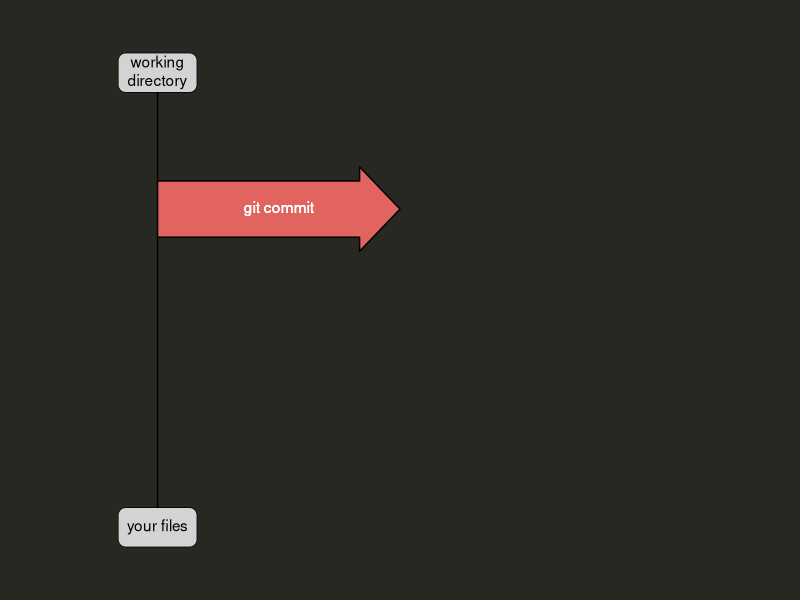
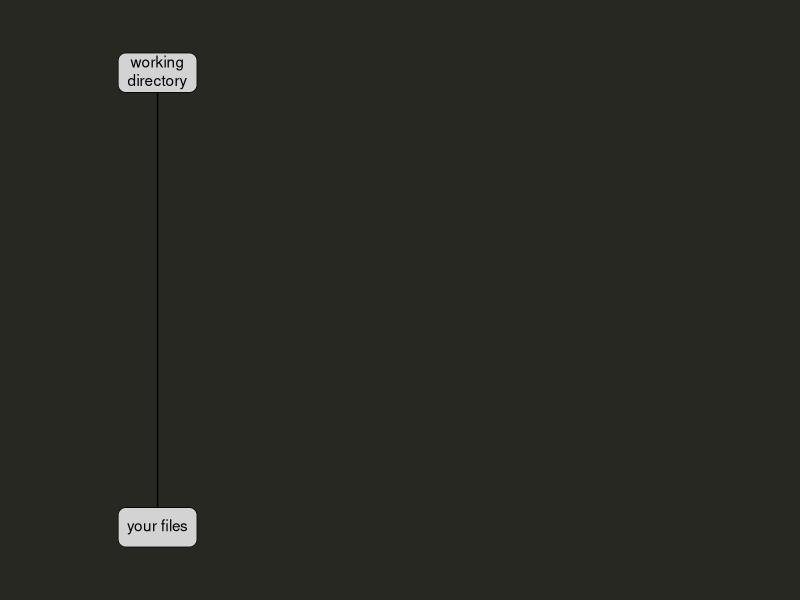
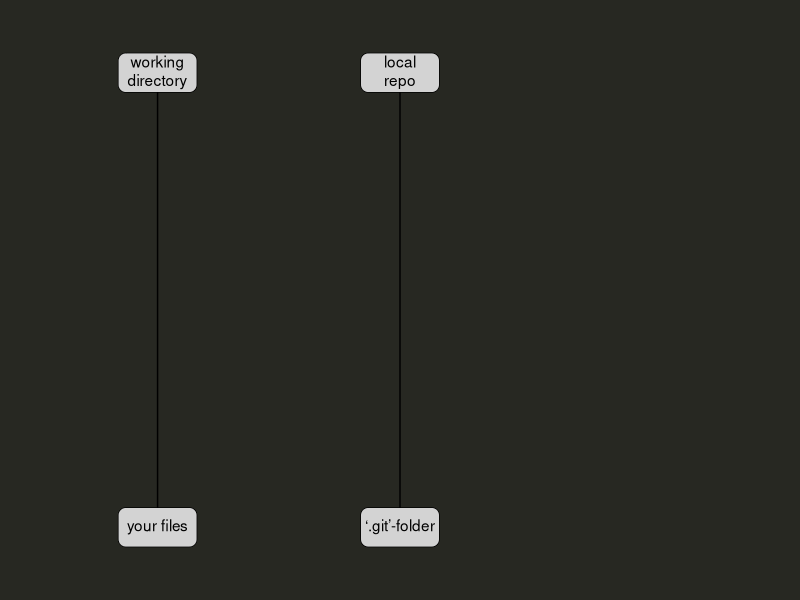
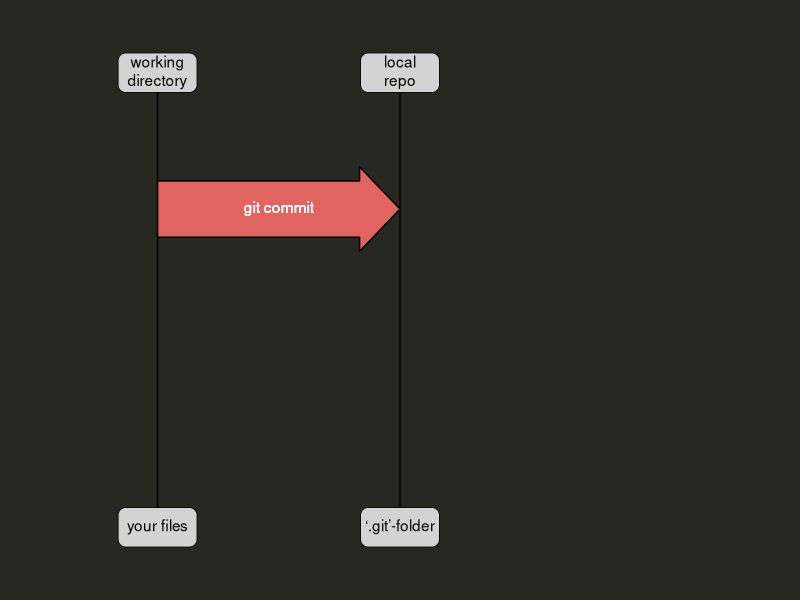
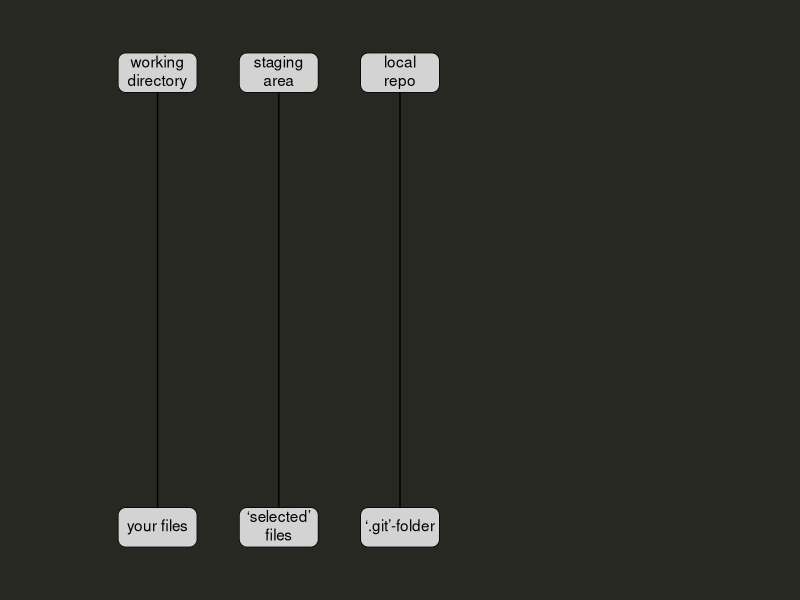
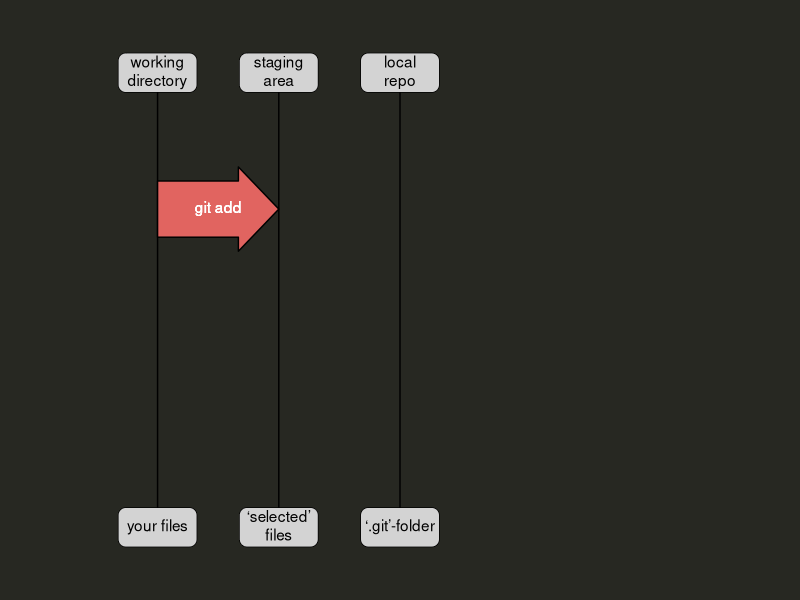
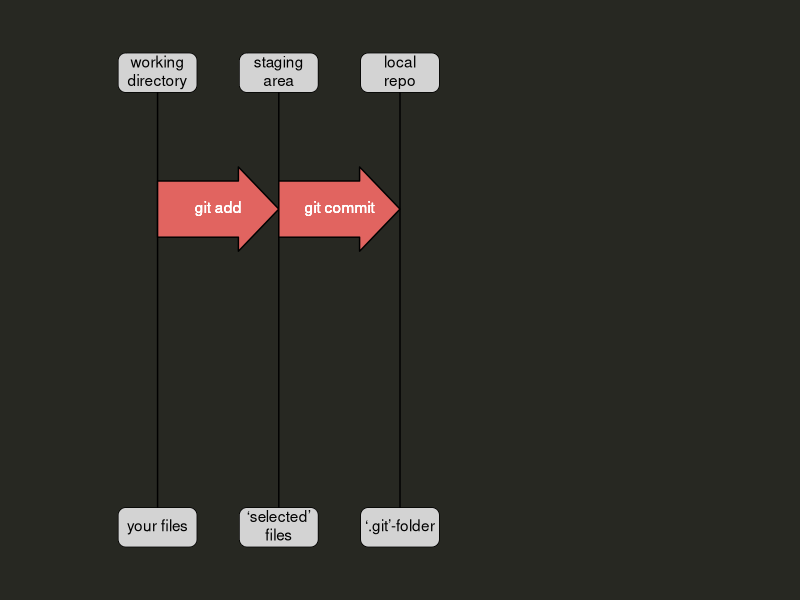
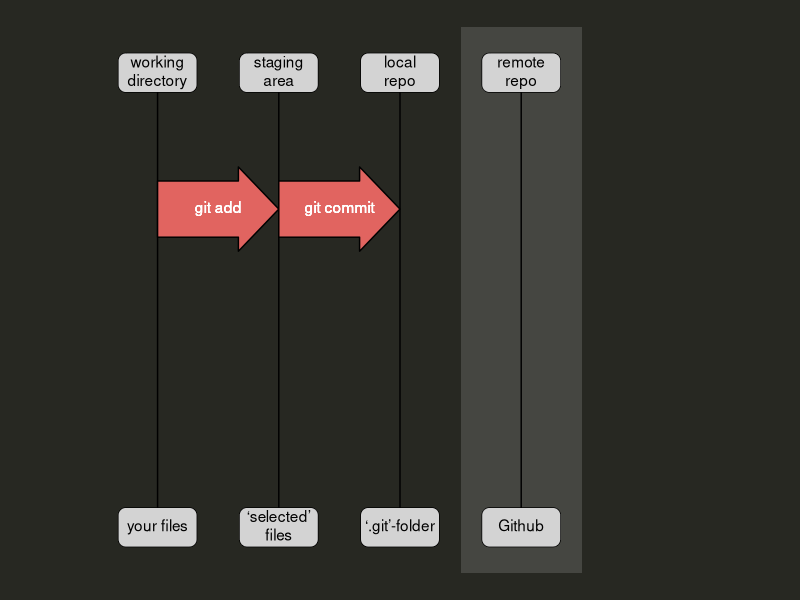

The R source for these figures, in order:
library(tidyverse)

library(ggtext)
mytheme <- theme(
  panel.background = element_rect(fill = "#272822",colour = "#272822"),
  plot.background = element_rect(fill = "#272822",colour = "#272822"),
)
geom_arrow <- function(xstart,xend, y, width = NULL, spanend = NULL, label = "",direction = "right", colour = "black", fill = "#E16460", inherit.aes = FALSE) {
  xdelta <- abs(xend-xstart)
  if(is.null(width)){
    width <- xdelta/1.618
    message(paste("width:",width))
  }
  
  if(is.null(spanend)){
    spanend <- xdelta/3*1
    message(paste("spanend:",spanend))
  }
  
  
  
  arrowh <- xend - spanend
  halfwidth <- width/2
  b <- width/2*3
  arroww <- b/2
  
  dd <- tibble(
    x = c(xstart,xstart, arrowh, arrowh, xend, arrowh,arrowh,  xstart, xstart),
    y = c(y,y-halfwidth, y-halfwidth, y-arroww,y, y+arroww, y+halfwidth, y+halfwidth, y)
  )
  if(direction == "left"){
    mid <- median(c(xstart,xend))
    mid - dd$x + mid  -> dd$x
  }
  
  list(
    geom_polygon(data = dd, aes(x,y), colour = "black", fill = fill,inherit.aes = inherit.aes),
    geom_richtext(x = xstart+xdelta/2, y = y, hjust = 0.5, label = label, fill = NA, label.color = NA, text.colour = "white")
    )

}



workflow_plot <- function(arrows, locations, output = NULL){
  
  width = 0.618046971569839
  spanend = 1/3
  # working_directory_x <- 1
  # stagin_area_x <- 2
  # local_repo_x <- 3
  # remote_repo_x <- 5
  
  arrows_l <- list(
    add = geom_arrow(1,2,3.5,label = "git add"),
    commit = geom_arrow(2,3,3.5,label = "git commit"),
    commit_false = geom_arrow(1,3,3.5,label = "git commit",width = width,spanend = spanend),
    push = geom_arrow(3,4,3.5,label = "git push"),
    pull = geom_arrow(1,4,2.5,direction = "left", label = "git pull",width = width,spanend = spanend),
    fetch = geom_arrow(3,4,1.5,direction = "left", label = "git fetch",width = width,spanend = spanend),
    checkout = geom_arrow(1,3,1.5,direction = "left", label = "git checkout",width = width,spanend = spanend)
  
      )
  
  p <- tribble(
    ~label1, ~x, ~label2,
    "working<br>directory", 1,  "your files",
    "staging<br>area", 2, "'selected' files",
    "local repo", 3,  "'.git'-folder",
    "remote<br>repo", 4, "Github"
  ) |>
    ggplot() +
    {if(4 %in% locations)geom_polygon(data= tibble(x = c(3.5, 4.5, 4.5, 3.5), y = c(-.5, -.5, 5.5, 5.5)), aes(x, y), fill = "grey", alpha = 0.2)}+
    geom_segment(data = ~slice(., locations),aes(x = x,y = 0, xend = x),yend = 5)+
    arrows_l[arrows] +
    geom_textbox(data = ~slice(., locations),aes(x,label = label1), y= 5,
                 fill = "lightgrey", 
                 width = unit(2, "cm"),
                 height = unit(1, "cm"),
                 halign = 0.5,
                 valign = 0.5
    ) +
    geom_textbox(data = ~slice(., locations),aes(x,label = label2), y= 0,
                 fill = "lightgrey", 
                 width = unit(2, "cm"),
                 height = unit(1, "cm"),
                 halign = 0.5,
                 valign = 0.5
    )  +
    theme_void() +
    lims(x = c(0, 6), y = c(-.5, 5.5)) +
    mytheme 
  if(!is.null(output)){
    ggsave(output, p,dpi = 300,width = 20,height = 10, units = "cm")
  } else{
    p
  }
}


workflow_plot("commit_false",1)


workflow_plot(output = "images/gh1.jpg", "",1)
workflow_plot(output = "images/gh2.jpg", "",c(1,3))
workflow_plot(output = "images/gh3.jpg", "commit_false",c(1,3))

workflow_plot(output = "images/gh4.jpg", "",c(1:3))
workflow_plot(output = "images/gh5.jpg", c("add"),c(1:3))
workflow_plot(output = "images/gh6.jpg", c("add","commit"),c(1:3))
workflow_plot(output = "images/gh7.jpg", c("add","commit"),c(1:4))
workflow_plot(output = "images/gh8.jpg", c("add","commit","push"),c(1:4))
workflow_plot(output = "images/gh9.jpg", c("add","commit","push","pull"),c(1:4))
workflow_plot(output = "images/gh10.jpg", c("add","commit","push","pull","fetch","checkout"),c(1:4))


  
